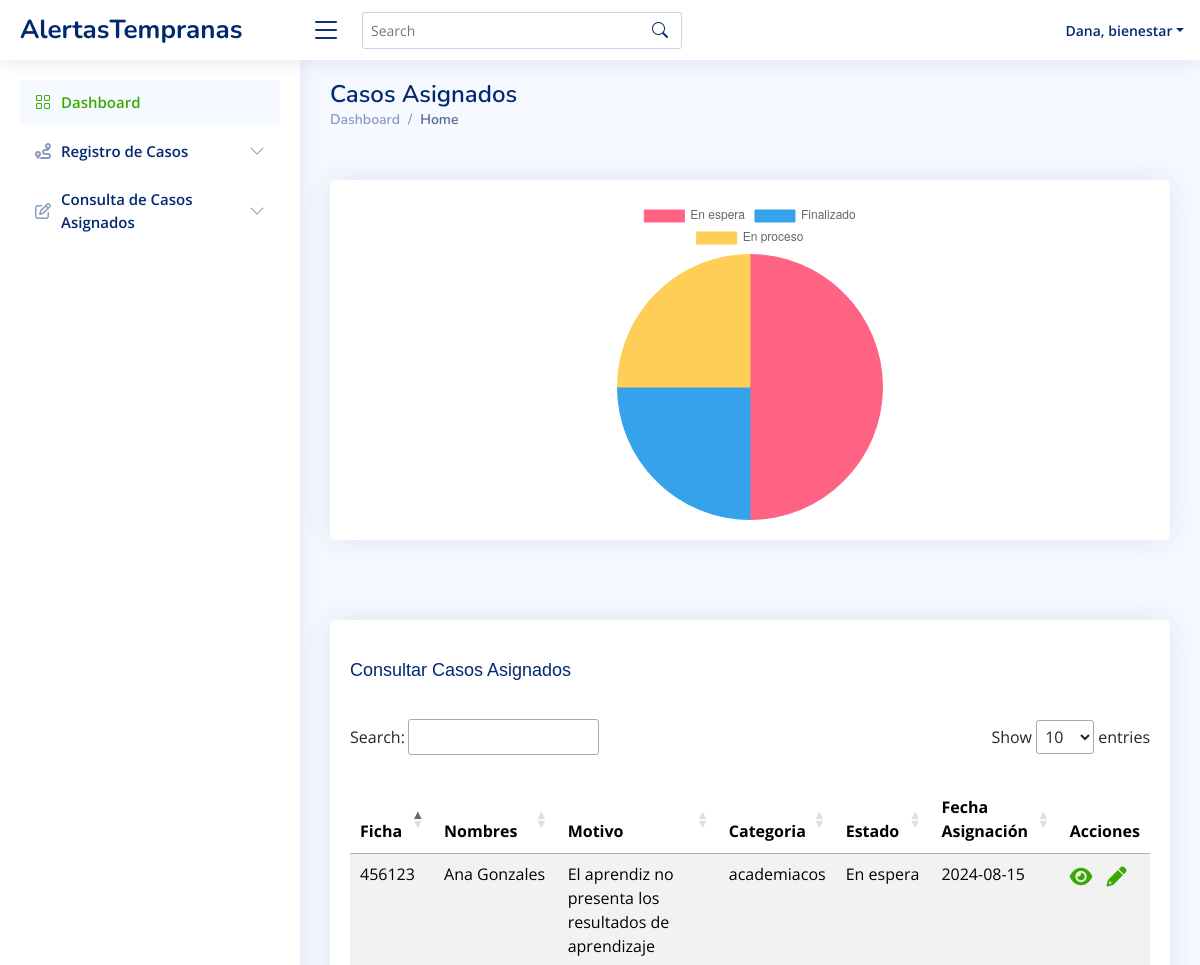
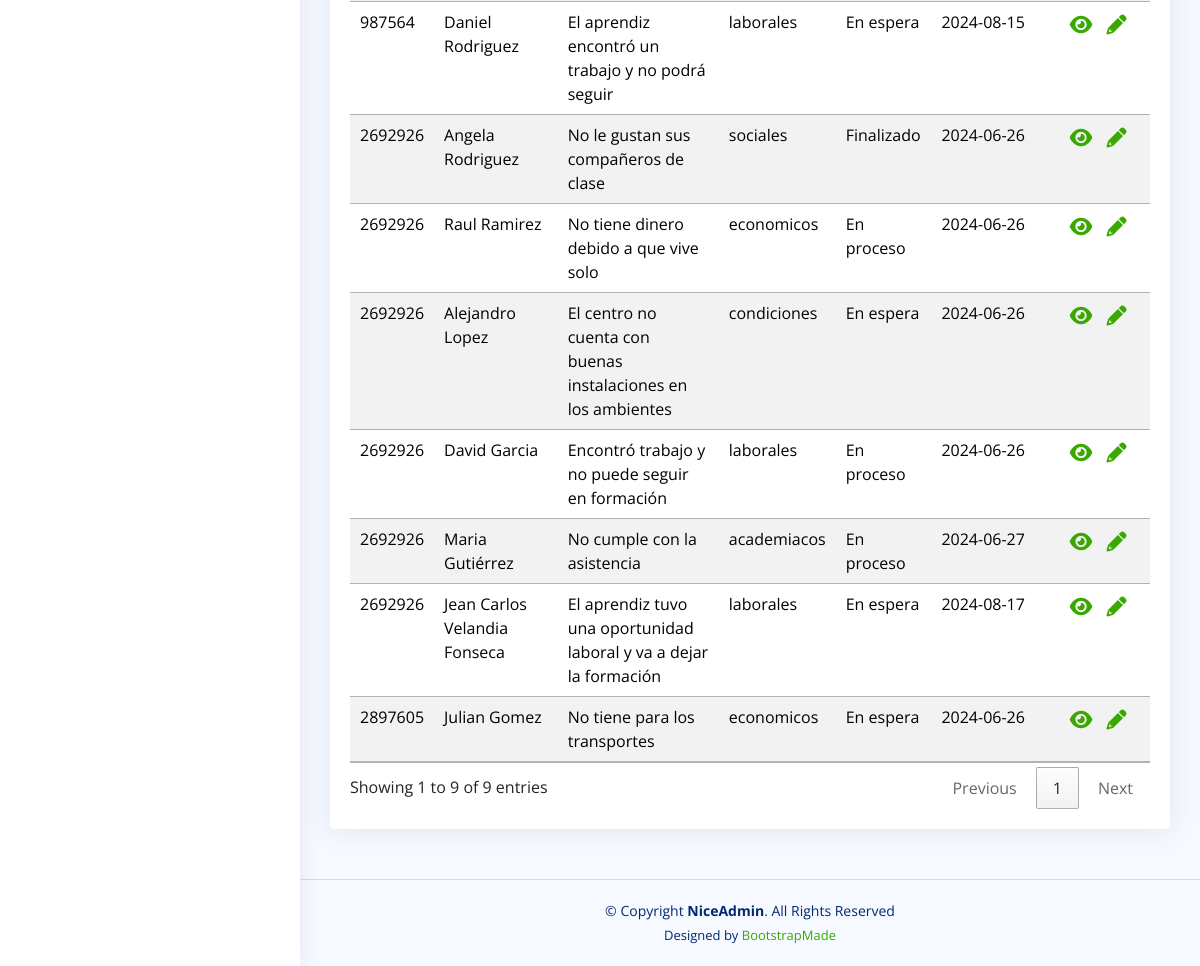
The page /Views/Bienestar/index.php (signed in) on the database its author committed (2 pictures, top to bottom).
### tables this page shows
CREATE TABLE `usuarios` (
  `id` int(11) NOT NULL,
  `tipo_documento` varchar(20) NOT NULL,
  `documento` int(11) NOT NULL,
  `nombre` varchar(60) NOT NULL,
  `email` varchar(60) NOT NULL,
  `telefono` int(11) NOT NULL,
  `clave` varchar(250) NOT NULL,
  `rol` varchar(50) NOT NULL
);

CREATE TABLE `casos` (
  `id` int(11) NOT NULL,
  `descripcion` text NOT NULL,
  `categoria` varchar(80) NOT NULL,
  `soporte` varchar(300) NOT NULL,
  `fecha` date NOT NULL,
  `estado` varchar(80) NOT NULL,
  `id_aprendiz` int(11) NOT NULL,
  `id_usuario` int(11) NOT NULL,
  `id_encargado` int(11) NOT NULL
);

CREATE TABLE `aprendiz` (
  `id` int(11) NOT NULL,
  `tipo_documento_aprendiz` varchar(20) NOT NULL,
  `documento` bigint(20) NOT NULL,
  `nombre` varchar(60) NOT NULL,
  `apellido` varchar(50) NOT NULL,
  `email` varchar(60) NOT NULL,
  `telefono` int(11) NOT NULL,
  `programa` varchar(50) NOT NULL,
  `ficha` varchar(30) NOT NULL,
  `id_usuario` int(11) NOT NULL
);

### Models/consultasBienestar.php (called while the page is built, shortened)
<?php
class ConsultasBienestar {
    public function consultarCasosAsig($id_usuario){
        $objConexion = new Conexion();
        $conexion = $objConexion->getConexion();
        $consultar= "SELECT c.id as identificador_caso, a.id as id_aprendiz, a.ficha, a.nombre, a.apellido, c.descripcion , c.categoria, c.fecha, c.estado FROM casos c JOIN aprendiz a ON c.id_aprendiz = a.id JOIN usuarios u ON c.id_encargado = u.id WHERE c.id_encargado=:id_usuario ";
        $result= $conexion->prepare($consultar);
        $result->bindparam(':id_usuario', $id_usuario);
        $result->execute();
        $f= [];
        while($resultado = $result->fetch()){
            $f[] = $resultado;
        }
        return $f;
    }
    public function consultarUser($idUsuario)
    {
        $objConexion = new Conexion();
        $conexion = $objConexion->getConexion();
        $sql = "SELECT * FROM usuarios WHERE id = :idUsuario";
        $result = $conexion->prepare($sql);
        $result->bindParam(":idUsuario", $idUsuario);
        $result->execute();
        $f = $result->fetch();
        return $f;
    }
}

### Controllers/bienestar/mostrar_info.php (the view, shortened to what this page needs)
<?php
require_once("../../Models/consultasBienestar.php");
function cargarCasosAsignados() {
    $id_usuario = $_SESSION['id'];
    $objConsultas = new ConsultasBienestar();
    $result = $objConsultas->consultarCasosAsig($id_usuario);
    if (!isset($result)) {
        echo "<h2>No hay casos registrados</h2>";
    } else {
        foreach ($result as $f) {
            echo '
            <tr>
                <td>'.$f['ficha'].'</td>
                <td>'.$f['nombre'].' '.$f['apellido'].'</td>
                <td>'.$f['descripcion'].'</td>
                <td>'.$f['categoria'].'</td>
                <td>'.$f['estado'].'</td>
                <td>'.$f['fecha'].'</td>
                <td>
                    <a class="detalles1" href="../../Views/bienestar/mostrarCasoAsignado.php?id='. $f['identificador_caso'].'"><i class="fa-solid fa-eye"></i></a>
                    <a class="detalles2" href="../../Views/bienestar/editarCaso.php?id='. $f['identificador_caso'].'"><i class="fa-solid fa-pencil"></i></a>
                </td>
            </tr>
            ';
        }
    }
}
function cargarPerfilBienestar()
{
  $idUsuarios = $_SESSION["id"];
  $objConsultasAdmin = new ConsultasBienestar();
  $f = $objConsultasAdmin->consultarUser($idUsuarios);
  echo '
        <li class="nav-item dropdown pe-3">
          <a class="nav-link nav-profile d-flex align-items-center pe-0" href="#" data-bs-toggle="dropdown">
            <span class="d-none d-md-block dropdown-toggle ps-2">' . $f["nombre"] .', '.$f["rol"].  '</span>
          </a>
          <ul class="dropdown-menu dropdown-menu-end dropdown-menu-arrow profile">
            <li class="dropdown-header">
              <h6>' . $f["nombre"] . '</h6>
              <span>' . $f["rol"] . '</span>
            </li>
            <li>
              <hr class="dropdown-divider">
            </li>
            <li>
              <a class="dropdown-item d-flex align-items-center" href="userProfileAdmin.php">
                <i class="bi bi-person"></i>
                <span>Mi perfil</span>
              </a>
            </li>
            <li>
              <hr class="dropdown-divider">
            </li>
            <li>
              <a class="dropdown-item d-flex align-items-center" href="users-profile.html">
                <i class="bi bi-gear"></i>
                <span>Configuración</span>
              </a>
            </li>
            <li>
              <hr class="dropdown-divider">
            </li>
            <li>
              <a class="dropdown-item d-flex align-items-center" href="pages-faq.html">
                <i class="bi bi-question-circle"></i>
                <span>¿Necesitas Ayuda?</span>
              </a>
            </li>
            <li>
              <hr class="dropdown-divider">
            </li>
            <li>
              <a class="dropdown-item d-flex align-items-center" href="../../Controllers/cerrarSesion.php">
                <i class="bi bi-box-arrow-right"></i>
                <span>Cerrar Sesión</span>
              </a>
            </li>
          </ul>
        </li>
    ';
}

### Views/Bienestar/assets/css/style.css (style rules this page uses)
:root { scroll-behavior: smooth; --primary-color: #39A900; --secondary-color: #00324D; --complementary-color1: #385c57; --complementary-color2: #e6e6e6; --degrade: linear-gradient(#39a900, #A1D687, #fff); --font-size-titulos-h1: 48px; --font-size-titulos-h2: 40px; --font-size-titulos-h3: 32px; --font-size-titulos-h4: 24px; --font-size-parrafos: 24px; }
body { font-family: "Open Sans", sans-serif; background: #f6f9ff; color: #444444; }
a { color: var(--primary-color); text-decoration: none; }
.header-nav .nav-profile { color: #012970; }
.header-nav .nav-profile span { font-size: 14px; font-weight: 600; }
.detalles1 { color: #39A900; font-size: 20px; text-decoration: none; margin-right: 5px; }
.detalles2 { color: #39A900; font-size: 20px; text-decoration: none; margin-left: 5px; }

### rows shown on the page
usuarios: nombre "Dana", rol "bienestar"
casos: id_aprendiz.ficha "2692926", id_aprendiz.nombre "Angela", id_aprendiz.apellido "Rodriguez", descripcion "No le gustan sus compañeros de clase", categoria "sociales", estado "Finalizado", fecha "2024-06-26"
casos: id_aprendiz.ficha "2692926", id_aprendiz.nombre "Raul", id_aprendiz.apellido "Ramirez", descripcion "No tiene dinero debido a que vive solo", categoria "economicos", estado "En proceso", fecha "2024-06-26"
casos: id_aprendiz.ficha "2692926", id_aprendiz.nombre "Alejandro", id_aprendiz.apellido "Lopez", descripcion "El centro no cuenta con buenas instalaciones en los ambientes", categoria "condiciones", estado "En espera", fecha "2024-06-26"
casos: id_aprendiz.ficha "2897605", id_aprendiz.nombre "Julian", id_aprendiz.apellido "Gomez", descripcion "No tiene para los transportes", categoria "economicos", estado "En espera", fecha "2024-06-26"
casos: id_aprendiz.ficha "2692926", id_aprendiz.nombre "David", id_aprendiz.apellido "Garcia", descripcion "Encontró trabajo y no puede seguir en formación", categoria "laborales", estado "En proceso", fecha "2024-06-26"
casos: id_aprendiz.ficha "2692926", id_aprendiz.nombre "Maria", id_aprendiz.apellido "Gutiérrez", descripcion "No cumple con la asistencia", categoria "academiacos", estado "En proceso", fecha "2024-06-27"
casos: id_aprendiz.ficha "456123", id_aprendiz.nombre "Ana", id_aprendiz.apellido "Gonzales", descripcion "El aprendiz no presenta los resultados de aprendizaje", categoria "academiacos", estado "En espera", fecha "2024-08-15"
casos: id_aprendiz.ficha "987564", id_aprendiz.nombre "Daniel", id_aprendiz.apellido "Rodriguez", descripcion "El aprendiz encontró un trabajo y no podrá seguir", categoria "laborales", estado "En espera", fecha "2024-08-15"
casos: id_aprendiz.ficha "2692926", id_aprendiz.nombre "Jean Carlos", id_aprendiz.apellido "Velandia Fonseca", descripcion "El aprendiz tuvo una oportunidad laboral y va a dejar la formación", categoria "laborales", estado "En espera", fecha "2024-08-17"

### other values the page prints
chart data {{ $casosEnEspera }} 2
chart data {{ $casosEntregados }} 1
chart data {{ $casosEnProceso }} 1
